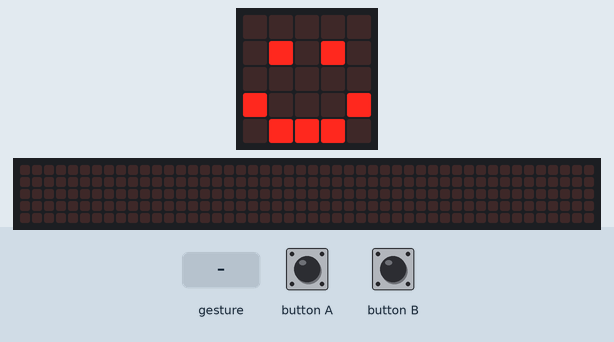
Recording of a program running on a simulated BBC micro:bit (MakeCode). On the bench: the board's 5×5 LED display, a strip that is not on the board, showing the scrolling text unrolled. The test bench sets the inputs (shaded band). Random numbers come from a fixed seed; a tilt is held for 1.5 s and a shake lasts 1 s, then the board lies face up again; the 48×5 strip is a reading aid, not a part: it shows the text the display is scrolling, unrolled, one strip-width of it at a time.

Above: at 1.8 s.
1.9 s: button B pressed for 0.15 s
At 2.12 s:
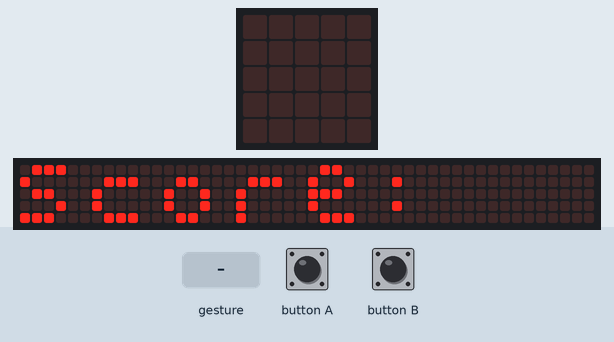
2.6 s: button A pressed for 0.15 s
At 3.17 s:
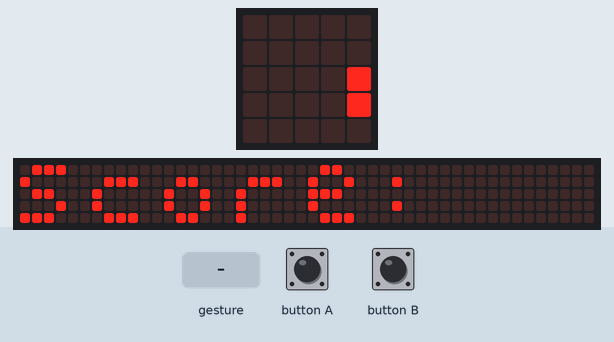
3.3 s: gesture 'shake'
At 3.62 s:
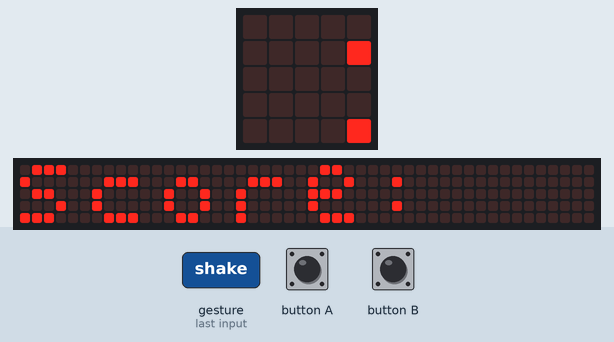
5.3 s: button B pressed for 0.15 s
At 10.07 s:
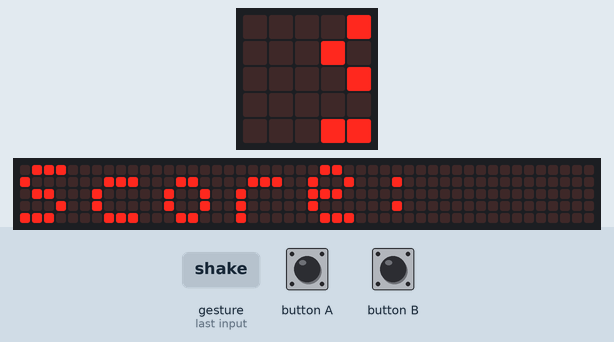

Measured:
- after the input at 1.9 s, the display: changes after 0.15 s (image 1)

The program:

main.ts
```typescript
// (licence header left out)
// variables
let randomNumber: number = -1
let score: number = 0

basic.clearScreen()
basic.showIcon(IconNames.Happy)

input.onGesture(Gesture.Shake, function () {
    randomNumber = randint(0, 2)
    basic.clearScreen()

    // Scissors
    if (randomNumber == 0) {
        basic.showIcon(IconNames.Scissors)
    }

    // Paper
    if (randomNumber == 1) {
        basic.showIcon(IconNames.Square)
    }

    // Rock
    if (randomNumber == 2) {
        basic.showIcon(IconNames.SmallSquare)
    }

    // Pause and get ready for another
    basic.pause(5000)
    basic.showIcon(IconNames.Happy)
})

// add score
input.onButtonPressed(Button.A, function () {
    basic.clearScreen()
    basic.showIcon(IconNames.Yes)
    score += 1
    basic.pause(1000)
    basic.showIcon(IconNames.Happy)
})

// show score
input.onButtonPressed(Button.B, function () {
    basic.clearScreen()
    basic.showString("Score:")
    basic.showNumber(score)
    basic.clearScreen()
    basic.showIcon(IconNames.Happy)
})
```
